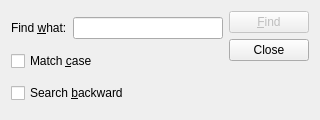
<?xml version="1.0" encoding="UTF-8"?>
<ui version="4.0">
 <class>Widget</class>
 <widget class="QDialog" name="Widget">
  <property name="geometry">
   <rect>
    <x>0</x>
    <y>0</y>
    <width>320</width>
    <height>120</height>
   </rect>
  </property>
  <property name="windowTitle">
   <string>Find</string>
  </property>
  <layout class="QHBoxLayout" name="mainLayout">
   <item>
    <layout class="QVBoxLayout" name="leftLayout">
     <item>
      <layout class="QHBoxLayout" name="topLeftLayout">
       <item>
        <widget class="QLabel" name="label">
         <property name="text">
          <string>Find &amp;what:</string>
         </property>
         <property name="buddy">
          <cstring>lineEdit</cstring>
         </property>
        </widget>
       </item>
       <item>
        <widget class="QLineEdit" name="lineEdit"/>
       </item>
      </layout>
     </item>
     <item>
      <widget class="QCheckBox" name="caseCheckBox">
       <property name="text">
        <string>Match &amp;case</string>
       </property>
      </widget>
     </item>
     <item>
      <widget class="QCheckBox" name="backwardCheckBox">
       <property name="text">
        <string>Search &amp;backward</string>
       </property>
      </widget>
     </item>
    </layout>
   </item>
   <item>
    <layout class="QVBoxLayout" name="rightLayout">
     <item>
      <widget class="QPushButton" name="findButton">
       <property name="enabled">
        <bool>false</bool>
       </property>
       <property name="text">
        <string>&amp;Find</string>
       </property>
       <property name="default">
        <bool>true</bool>
       </property>
      </widget>
     </item>
     <item>
      <widget class="QPushButton" name="closeButton">
       <property name="text">
        <string>Close</string>
       </property>
      </widget>
     </item>
     <item>
      <spacer name="verticalSpacer">
       <property name="orientation">
        <enum>Qt::Vertical</enum>
       </property>
       <property name="sizeHint" stdset="0">
        <size>
         <width>20</width>
         <height>40</height>
        </size>
       </property>
      </spacer>
     </item>
    </layout>
   </item>
  </layout>
 </widget>
 <resources/>
 <connections>
  <connection>
   <sender>closeButton</sender>
   <signal>clicked()</signal>
   <receiver>Widget</receiver>
   <slot>close()</slot>
  </connection>
 </connections>
</ui>
